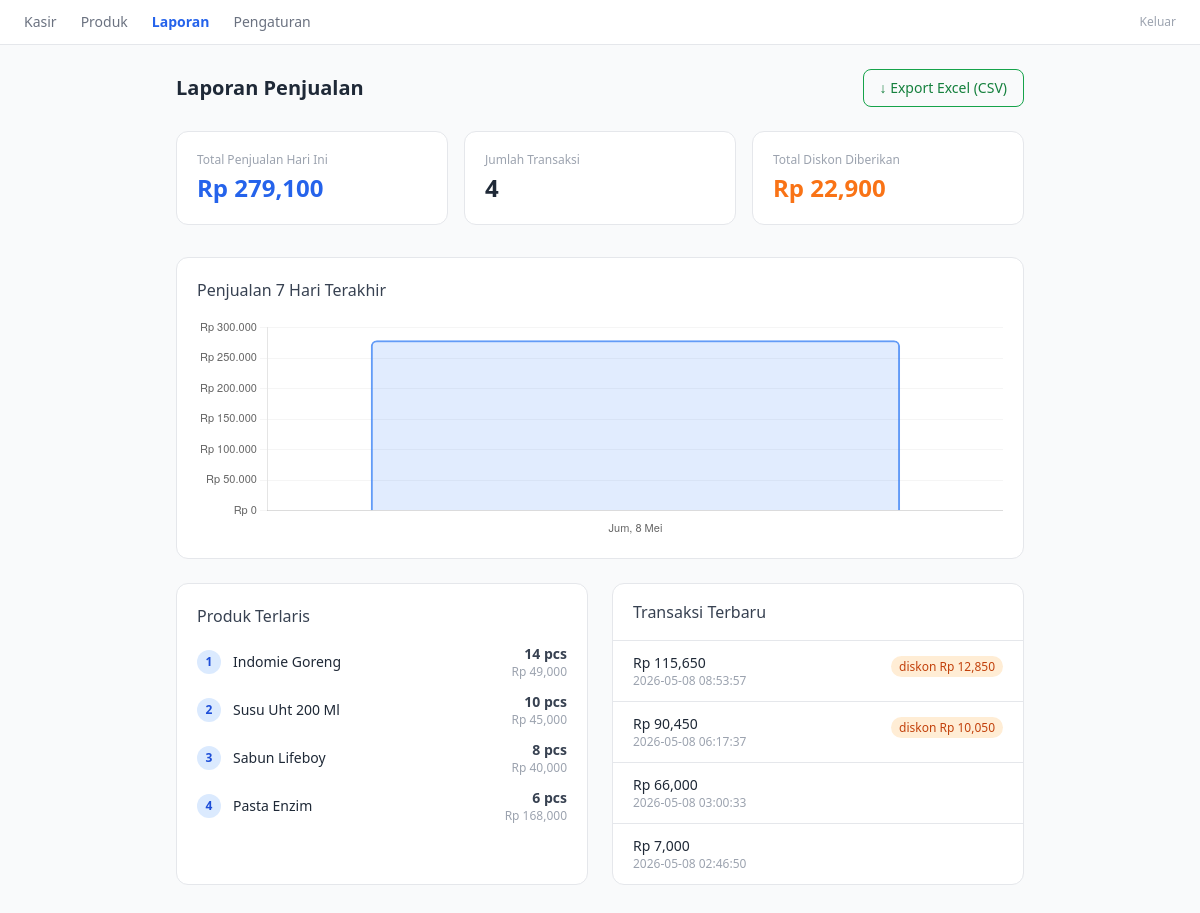
Screenshot of /laporan (signed in) with the database file from the repository.
### tables this page shows
CREATE TABLE transaksi (
            id INTEGER PRIMARY KEY AUTOINCREMENT,
            tanggal TIMESTAMP DEFAULT CURRENT_TIMESTAMP,
            total INTEGER NOT NULL,
            bayar INTEGER NOT NULL,
            kembalian INTEGER NOT NULL
        , diskon_rp INTEGER DEFAULT 0);

### app.py (the view)
@app.route("/laporan")
@login_required(role="owner")
def halaman_laporan():
    return render_template("laporan.html",
        ringkasan=get_laporan_hari_ini(),
        riwayat=get_riwayat_transaksi(),
        grafik=get_laporan_7hari(),
        terlaris=get_produk_terlaris())

### app.py (called while the page is built)
@app.context_processor
def inject_globals():
    return dict(get_setting=get_setting, session=session)

def login_required(role=None):
    def decorator(f):
        @functools.wraps(f)
        def wrapped(*args, **kwargs):
            if "user" not in session:
                return redirect(url_for("login"))
            if role and session.get("role") != role and session.get("role") != "owner":
                return redirect(url_for("index"))
            return f(*args, **kwargs)
        return wrapped
    return decorator

### database.py (called while the page is built)
def get_db():
    conn = sqlite3.connect(DB_PATH)
    conn.row_factory = sqlite3.Row
    return conn

def get_laporan_hari_ini():
    conn = get_db()
    hasil = conn.execute("""
        SELECT COUNT(*) as jumlah_transaksi,
               COALESCE(SUM(total), 0) as total_penjualan,
               COALESCE(SUM(diskon_rp), 0) as total_diskon
        FROM transaksi
        WHERE DATE(tanggal, 'localtime') = DATE('now', 'localtime')
    """).fetchone()
    conn.close()
    return hasil

def get_laporan_7hari():
    conn = get_db()
    data = conn.execute("""
        SELECT DATE(tanggal, 'localtime') as hari,
               COALESCE(SUM(total), 0) as total,
               COUNT(*) as jumlah
        FROM transaksi
        WHERE tanggal >= DATE('now', '-6 days', 'localtime')
        GROUP BY DATE(tanggal, 'localtime')
        ORDER BY hari ASC
    """).fetchall()
    conn.close()
    return [dict(d) for d in data]

def get_produk_terlaris(limit=5):
    conn = get_db()
    data = conn.execute("""
        SELECT produk_nama, SUM(jumlah) as total_terjual, SUM(subtotal) as total_omzet
        FROM item_transaksi
        GROUP BY produk_nama
        ORDER BY total_terjual DESC
        LIMIT ?
    """, (limit,)).fetchall()
    conn.close()
    return [dict(d) for d in data]

def get_riwayat_transaksi(limit=20):
    conn = get_db()
    data = conn.execute("""
        SELECT * FROM transaksi ORDER BY tanggal DESC LIMIT ?
    """, (limit,)).fetchall()
    conn.close()
    return [dict(d) for d in data]

### templates/laporan.html (shortened to what this page needs)
<!DOCTYPE html>
<html lang="id">
<head>
<script src="https://cdn.tailwindcss.com"></script>
</head>
<body class="bg-gray-50 min-h-screen">
<nav class="bg-white border-b px-6 py-3 flex items-center justify-between">
  <div class="flex gap-6 text-sm font-medium">
    <a href="/" class="text-gray-500 hover:text-gray-800">Kasir</a>
    <a href="/produk" class="text-gray-500 hover:text-gray-800">Produk</a>
    <a href="/laporan" class="text-blue-600 font-semibold">Laporan</a>
    <a href="/settings" class="text-gray-500 hover:text-gray-800">Pengaturan</a>
  </div>
  <a href="/logout" class="text-xs text-gray-400 hover:text-red-500">Keluar</a>
</nav>
<div class="max-w-4xl mx-auto p-6">
  <div class="flex items-center justify-between mb-6">
    <h1 class="text-xl font-semibold text-gray-800">Laporan Penjualan</h1>
    <a href="/laporan/export-csv"
      class="flex items-center gap-2 border border-green-600 text-green-700 px-4 py-2 rounded-lg text-sm font-medium hover:bg-green-50 transition">
      ↓ Export Excel (CSV)
    </a>
  </div>
  <div class="grid grid-cols-3 gap-4 mb-8">
    <div class="bg-white border rounded-xl p-5">
      <p class="text-xs text-gray-400 mb-1">Total Penjualan Hari Ini</p>
      <p class="text-2xl font-semibold text-blue-600">Rp {{ "{:,}".format(ringkasan.total_penjualan) }}</p>
    </div>
    <div class="bg-white border rounded-xl p-5">
      <p class="text-xs text-gray-400 mb-1">Jumlah Transaksi</p>
      <p class="text-2xl font-semibold text-gray-800">{{ ringkasan.jumlah_transaksi }}</p>
    </div>
    <div class="bg-white border rounded-xl p-5">
      <p class="text-xs text-gray-400 mb-1">Total Diskon Diberikan</p>
      <p class="text-2xl font-semibold text-orange-500">Rp {{ "{:,}".format(ringkasan.total_diskon) }}</p>
    </div>
  </div>
  <div class="bg-white border rounded-xl p-5 mb-6">
    <h2 class="font-medium text-gray-700 mb-4">Penjualan 7 Hari Terakhir</h2>
    {% if grafik %}
    <div style="height: 220px;">
      <canvas id="grafikPenjualan"></canvas>
    </div>
    {% else %}
    <p class="text-sm text-gray-400 text-center py-8">Belum ada data penjualan</p>
    {% endif %}
  </div>
  <div class="grid grid-cols-1 md:grid-cols-2 gap-6 mb-6">
    <div class="bg-white border rounded-xl p-5">
      <h2 class="font-medium text-gray-700 mb-4">Produk Terlaris</h2>
      {% if terlaris %}
      <div class="space-y-3">
        {% for p in terlaris %}
        <div class="flex items-center justify-between">
          <div class="flex items-center gap-3">
            <span class="w-6 h-6 rounded-full bg-blue-100 text-blue-700 text-xs font-bold flex items-center justify-center">{{ loop.index }}</span>
            <span class="text-sm text-gray-800 capitalize">{{ p.produk_nama }}</span>
          </div>
          <div class="text-right">
            <p class="text-sm font-semibold text-gray-700">{{ p.total_terjual }} pcs</p>
            <p class="text-xs text-gray-400">Rp {{ "{:,}".format(p.total_omzet) }}</p>
          </div>
        </div>
        {% endfor %}
      </div>
      {% else %}
      <p class="text-sm text-gray-400 text-center py-4">Belum ada data</p>
      {% endif %}
    </div>
    <div class="bg-white border rounded-xl overflow-hidden">
      <div class="px-5 py-4 border-b">
        <h2 class="font-medium text-gray-700">Transaksi Terbaru</h2>
      </div>
      {% if riwayat %}
      <div class="divide-y max-h-72 overflow-y-auto">
        {% for t in riwayat %}
        <div class="px-5 py-3 hover:bg-gray-50">
          <div class="flex justify-between items-start">
            <div>
              <p class="text-sm font-medium text-gray-800">Rp {{ "{:,}".format(t.total) }}</p>
              <p class="text-xs text-gray-400">{{ t.tanggal }}</p>
            </div>
            <div class="text-right">
              {% if t.diskon_rp and t.diskon_rp > 0 %}
              <span class="text-xs bg-orange-100 text-orange-700 px-2 py-0.5 rounded-full">diskon Rp {{ "{:,}".format(t.diskon_rp) }}</span>
              {% endif %}
            </div>
          </div>
        </div>
        {% endfor %}
      </div>
      {% else %}
      <p class="text-sm text-gray-400 text-center py-10">Belum ada transaksi</p>
      {% endif %}
    </div>
  </div>
</div>
<script>
{% if grafik %}
const grafikData = {{ grafik | tojson }};
const labels = grafikData.map(d => {
  const tgl = new Date(d.hari);
  return tgl.toLocaleDateString('id-ID', { weekday: 'short', day: 'numeric', month: 'short' });
});
const values = grafikData.map(d => d.total);
new Chart(document.getElementById('grafikPenjualan'), {
  type: 'bar',
  data: {
    labels,
    datasets: [{
      label: 'Penjualan (Rp)',
      data: values,
      backgroundColor: 'rgba(59, 130, 246, 0.15)',
      borderColor: 'rgba(59, 130, 246, 0.8)',
      borderWidth: 2,
      borderRadius: 6,
    }]
  },
  options: {
    responsive: true,
    maintainAspectRatio: false,
    plugins: {
      legend: { display: false },
      tooltip: {
        callbacks: {
          label: ctx => 'Rp ' + ctx.raw.toLocaleString('id-ID')
        }
      }
    },
    scales: {
      y: {
        beginAtZero: true,
        ticks: {
          callback: val => 'Rp ' + val.toLocaleString('id-ID'),
          font: { size: 11 }
        },
        grid: { color: 'rgba(0,0,0,0.04)' }
      },
      x: {
        ticks: { font: { size: 11 } },
        grid: { display: false }
      }
    }
  }
});
{% endif %}
</script>
</body>
</html>

### rows the page displays
transaksi: total "115,650", tanggal "2026-05-08 08:53:57", diskon_rp "12,850"
transaksi: total "90,450", tanggal "2026-05-08 06:17:37", diskon_rp "10,050"
transaksi: total "66,000", tanggal "2026-05-08 03:00:33"
transaksi: total "7,000", tanggal "2026-05-08 02:46:50"

### other values shown
{{ "{:,}".format(ringkasan.total_penjualan) }} "279,100"
{{ ringkasan.jumlah_transaksi }} "4"
{{ "{:,}".format(ringkasan.total_diskon) }} "22,900"
{{ p.produk_nama }} "Indomie Goreng" "Susu Uht 200 Ml" "Sabun Lifeboy" "Pasta Enzim"
{{ p.total_terjual }} "14" "10" "8" "6"
{{ "{:,}".format(p.total_omzet) }} "49,000" "45,000" "40,000" "168,000"
chart data {{ grafik | tojson }} [{"hari": "2026-05-08", "jumlah": 4, "total": 279100}]
